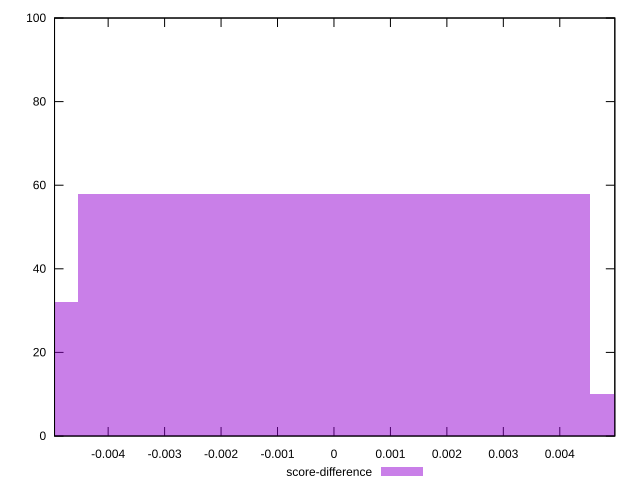

This chart was generated by the following gnuplot code:
reset

$scoreDifference <<EOF
0 58
-0.009077798109402053 32
0.009077798109402053 10
EOF

set key outside below
set boxwidth 0.009077798109402053
set xrange [-0.004949793694665833:0.004974974503352728]
set yrange [0:100]
set trange [0:100]
set style fill transparent solid 0.5 noborder
set terminal svg size 640, 490 enhanced background rgb 'white'
set output "report_00008_2021-01-22T20:58:29.167/largest-contentful-paint/samples/pages+cached+noexternal+nofonts/score-difference/histogram.svg"

plot $scoreDifference title "score-difference" with boxes

reset
